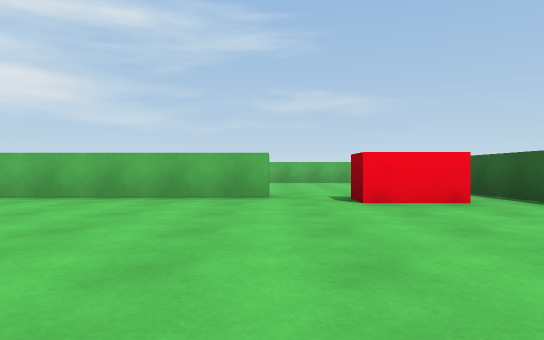
view 1 (above)

12 first-person views from a walk through a Unity game level. The camera is 0.62 m above the floor, looks level and sees 75° across. The floor is counted in squares, 2 m on a side. Each view is taken from the middle of a square. On the plan, view 1 faces up. The plan holds only what a view shows up to about 9 squares ahead; the rest is blank. The player is left out.

view 2
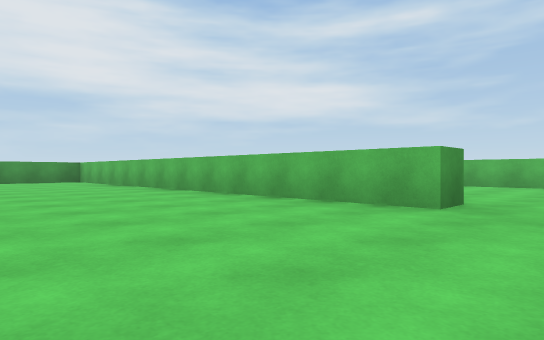

view 3
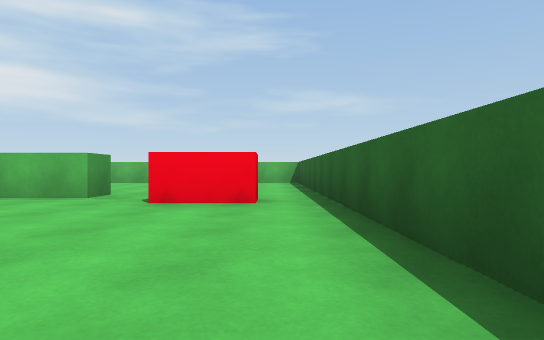

view 4
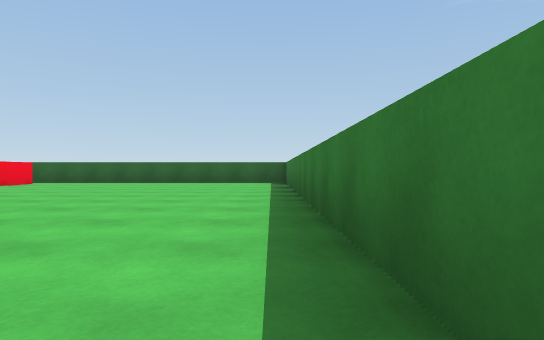

view 5
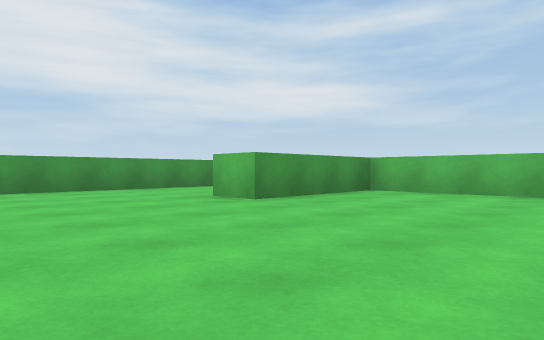

view 6
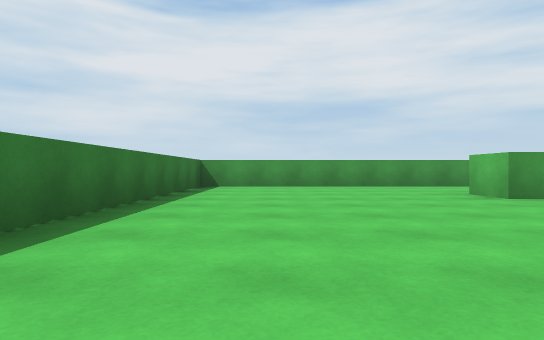

view 7
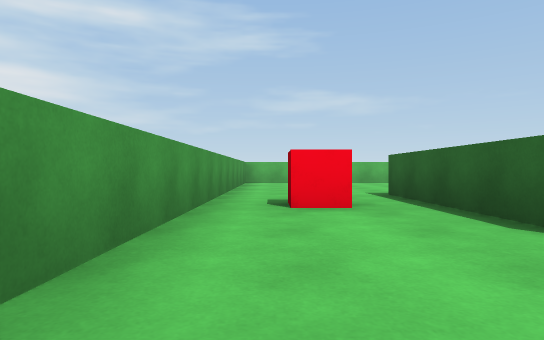

view 8
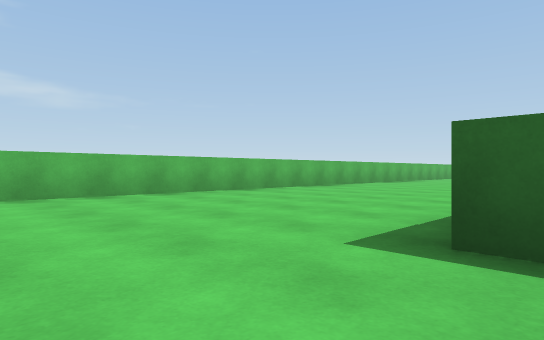

view 9
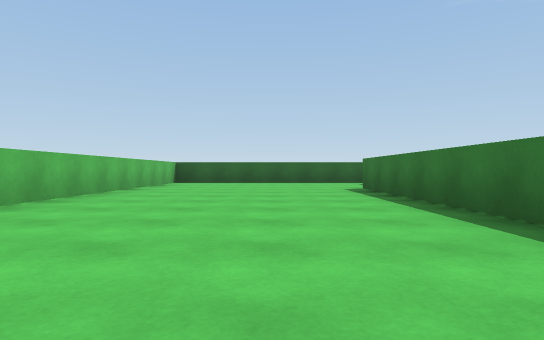

view 10
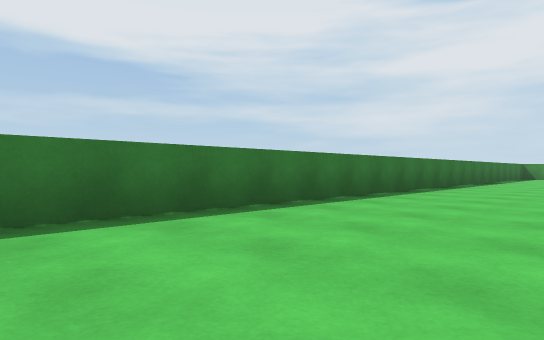

view 11
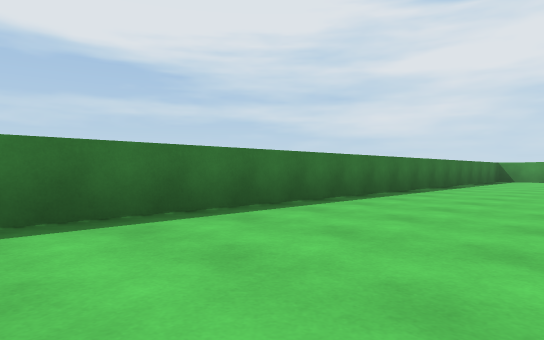

view 12
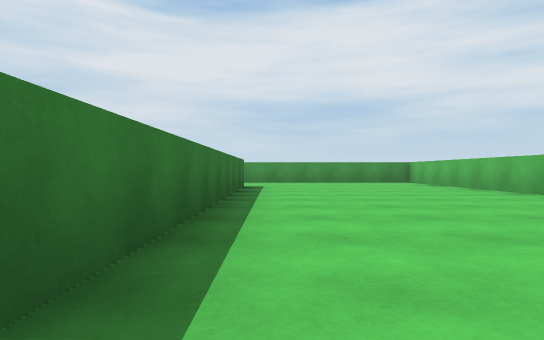

### Floor plan
Points are (right, up) in squares from view 1. A wall is a line through its corners. A room is listed if a view was taken in it or the views show most of it. See-through windows are left out.
Room 1 (views 1, 2, 3, 4, 5, 6, 7, 10, 11)
walls: (0, 3.9) (-8.8, 3.9) (-8.8, 1.5) (-9.6, 1.5); (-11.6, 0.4) (-11.6, -2.3) (2.6, -2.3) (2.6, 3.6)
ways out: opening at (-10.5, 1.5) to room 2; opening at (1.5, 4) to room 2; gap at (0, 4) to room 2
Room 2 (views 8, 9, 12)
walls: (-9.5, 1.9) (-9.5, 4.5) (0, 4.5) (0, 3.9); (2.6, 3.6) (2.6, 8.3) (-11.6, 8.3) (-11.6, 0.4)
ways out: opening at (-10.5, 1.5) to room 1; opening at (1.5, 4) to room 1; gap at (0, 4) to room 1
objects: red box (-11, 3); red box (1, 4)

Positions as (right, up) in squares from view 1, and headings:
1: (0, 0), facing up
2: (1, 1), facing up-left
3: (2, 0), facing up
4: (-6, -2), facing right
5: (-6, -1), facing up-left
6: (-5, -1), facing left
7: (-11, 0), facing up
8: (-11, 4), facing up-right
9: (-6, 6), facing right
10: (2, 0), facing down-left
11: (-1, 0), facing down-left
12: (-3, 5), facing left
